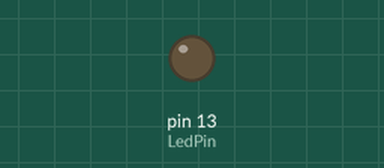
The sketch below on a simulated Arduino Uno, built with avr-gcc and run on an emulated ATmega328P. Parts: output pins drawn as LEDs (lit = HIGH).

Above: at 4.0 s.
At 39.65 s:
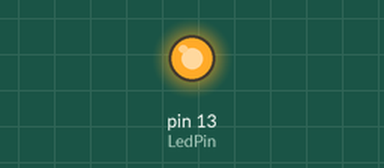
Timing chart, 0 to 40.0 s (numbered marks = the images above):
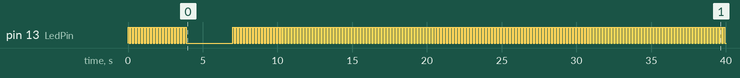

Measured:
- by itself, pin 13 (LedPin): goes 19 × (HIGH 0.10 s, LOW 0.10 s), HIGH 0.10 s, LOW 3.1 s, 164 × (HIGH 0.10 s, LOW 0.10 s), HIGH 0.10 s, then LOW

The sketch:

for_Blink20TimesDelay3s.ino
```cpp
int LedPin = 13;
int delayTime = 100;
int count = 0;
void setup() {
  // put your setup code here, to run once:
  pinMode(LedPin,OUTPUT);
}

void loop() {
  // put your main code here, to run repeatedly:
  digitalWrite(LedPin,HIGH);
  delay(delayTime);
  digitalWrite(LedPin,LOW);
  delay(delayTime);
  count++;
  if(count==20)
    delay(3000);
}
```
